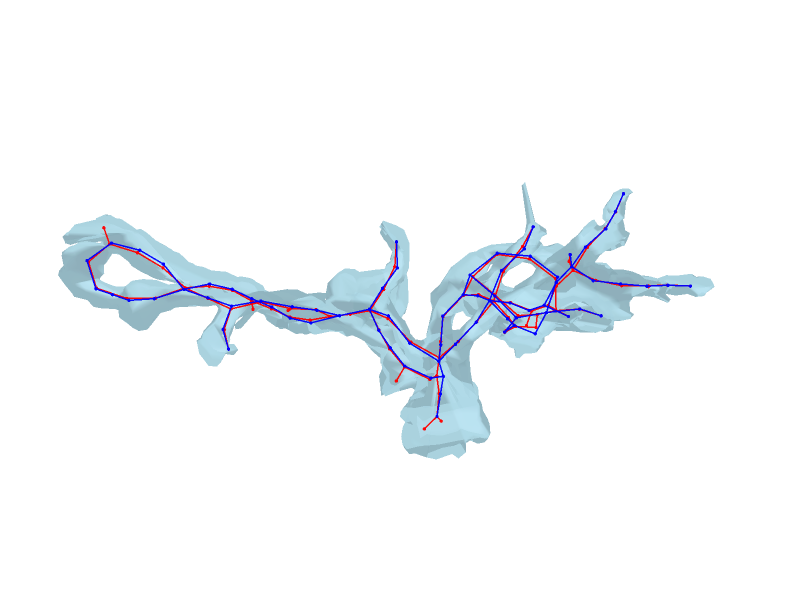

Notebook cell for this chart:
### Markdown cell above
## Basis optimization

Resample the skeleton into a morphology basis and move nodes with `BasisOptimizer` before any radius fitting. The figure overlays the original basis (red) and the optimized basis (blue).

### Code cell
basis = MorphologyGraph.from_skeleton_graph_resample(
    skeleton,
    float(params.max_edge_length),
)
print(
    f"Initial basis: {basis.number_of_nodes()} nodes, "
    f"{basis.number_of_edges()} edges"
)

optimizer = BasisOptimizer(basis, mm.mesh, params.basis_optimizer_options)
optimized_basis = optimizer.optimize()
stats = optimizer.get_optimization_stats()
print("Basis optimization statistics:")
for key, value in stats.items():
    print(f"  {key}: {value}")

basis_opt_fig: "go.Figure" = visualize_mesh_3d(
    mm,
    skel=[basis, optimized_basis],
    show_axes=False,
    title="",
    orientation="horizontal",
    camera=camera,
    skel_color=["red", "blue"],
    skel_line_width=3.0,
    skel_marker_size=2.0,
)
basis_opt_fig.write_image(
    f"{fig_out_dir}/TS{spine_idx}_mel{mel_tag}_basis_opt.pdf",
    format="pdf",
    engine="kaleido",
    width=600,
    height=450,
    scale=pdf_scale,
)
basis_opt_fig.show()
